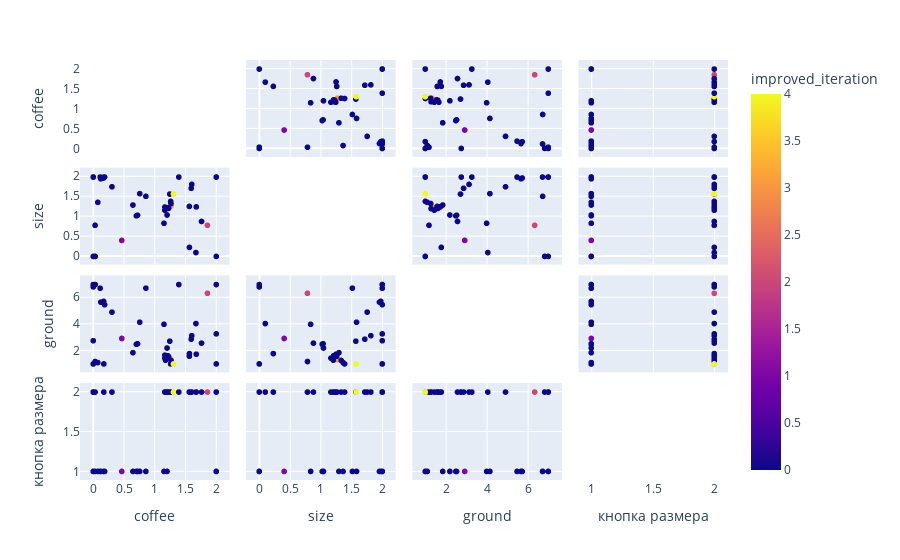

The code cell stored with this chart in its notebook:
### Code cell
import plotly.express as px

fig = px.scatter_matrix(
    steps_df,
    dimensions=steps_df.columns[:-1],
    color="improved_iteration"
)
fig.update_traces(diagonal_visible=False)
fig.show()

### Figure 1 — Plotly figure (JSON) as saved in the notebook; plotly's stock layout.template omitted (floating-point values rounded to 4 significant figures)
{"data": [{"diagonal": {"visible": false}, "dimensions": [{"axis": {"matches": true}, "label": "coffee", "values": [0.4639, 0.7011, 1.857, 1.67, 1.564, 0.8555, 1.266, 1.15, 0.1688, 0.3043, 1.264, 1.258, 1.2, 1.225, 1.214, 1.165, 1.211, 1.175, 0.1845, 1.186, 0.1234, 1.164, 1.213, 0.7197, 2.0, 0.0, 2.0, 0.0, 0.0, 0.172, 0.02989, 0.0, 0.7562, 0.1123, 0.0, 2.0, 0.03181, 1.244, 1.305, 1.675, 1.761, 1.562, 1.602, 0.07334, 1.391, 0.6455, 1.592]}, {"axis": {"matches": true}, "label": "size", "values": [0.4042, 1.023, 0.7836, 0.09786, 0.2285, 1.514, 1.272, 0.8352, 1.976, 1.755, 1.333, 1.388, 1.044, 1.21, 1.227, 1.245, 1.211, 1.204, 2.0, 1.21, 1.955, 1.165, 1.214, 1.038, 2.0, 0.0, 2.0, 0.0, 2.0, 2.0, 0.7843, 2.0, 1.582, 2.0, 2.0, 0.0, 0.0, 1.571, 1.575, 1.249, 0.8808, 1.26, 1.815, 1.363, 2.0, 1.295, 1.717]}, {"axis": {"matches": true}, "label": "ground", "values": [2.924, 2.489, 6.338, 4.052, 1.781, 6.727, 1.324, 3.994, 5.729, 4.916, 1.261, 1.004, 2.201, 1.554, 1.612, 1.665, 1.612, 1.283, 5.479, 1.62, 5.671, 1.44, 1.592, 2.527, 7.0, 6.823, 3.273, 1.0, 7.0, 1.0, 1.182, 2.756, 4.153, 6.722, 1.0, 1.0, 7.0, 2.72, 1.0, 1.735, 2.574, 1.582, 3.135, 1.101, 7.0, 1.852, 2.87]}, {"axis": {"matches": true}, "label": "кнопка размера", "values": [1, 1, 2, 2, 2, 1, 2, 1, 1, 2, 2, 2, 1, 2, 2, 2, 2, 2, 1, 2, 1, 2, 2, 1, 1, 2, 2, 1, 2, 2, 2, 2, 1, 1, 1, 1, 1, 2, 2, 2, 2, 2, 2, 1, 2, 1, 2]}], "hovertemplate": "%{xaxis.title.text}=%{x}<br>%{yaxis.title.text}=%{y}<br>improved_iteration=%{marker.color}<extra></extra>", "legendgroup": "", "marker": {"color": [1, 0, 2, 0, 0, 0, 3, 0, 0, 0, 0, 0, 0, 0, 0, 0, 0, 0, 0, 0, 0, 0, 0, 0, 0, 0, 0, 0, 0, 0, 0, 0, 0, 0, 0, 0, 0, 0, 4, 0, 0, 0, 0, 0, 0, 0, 0], "coloraxis": "coloraxis", "symbol": "circle"}, "name": "", "showlegend": false, "type": "splom"}], "layout": {"coloraxis": {"colorbar": {"title": {"text": "improved_iteration"}}, "colorscale": [[0.0, "#0d0887"], [0.1111, "#46039f"], [0.2222, "#7201a8"], [0.3333, "#9c179e"], [0.4444, "#bd3786"], [0.5556, "#d8576b"], [0.6667, "#ed7953"], [0.7778, "#fb9f3a"], [0.8889, "#fdca26"], [1.0, "#f0f921"]]}, "dragmode": "select", "legend": {"tracegroupgap": 0}, "margin": {"t": 60}}}
